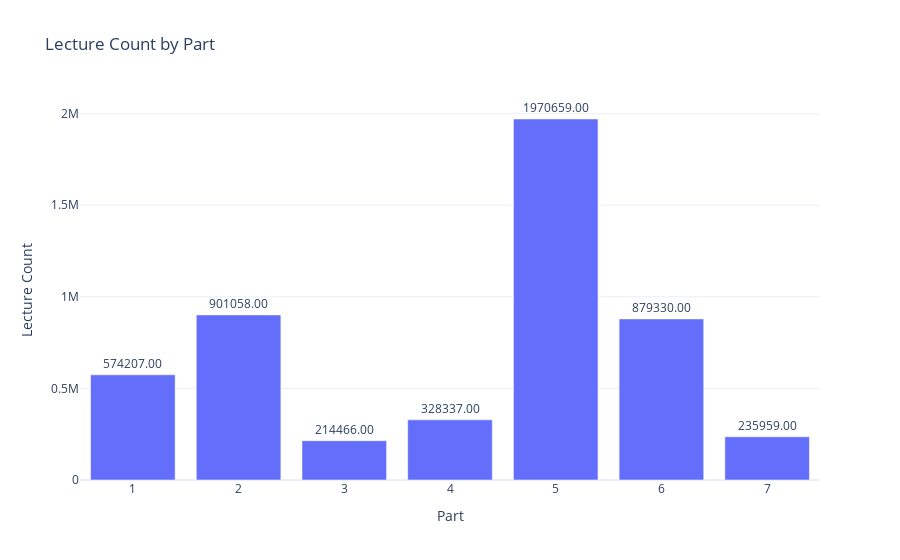

Notebook code cell kept with this figure:
### Markdown cell above
Analysis 3: Correct Answer Rate by Lecture Part

### Code cell
part_lecture_count = lectures_train_merged['part'].value_counts().reset_index()
part_lecture_count.columns = ['part', 'lecture_count']

fig3 = px.bar(
    part_lecture_count,
    x='part',
    y='lecture_count',
    title='Lecture Count by Part',
    labels={'part': 'Part', 'lecture_count': 'Lecture Count'},
    text='lecture_count'
)
fig3.update_traces(texttemplate='%{text:.2f}', textposition='outside')
fig3.show()

### Figure 1 — Plotly figure (JSON) as saved in the notebook; plotly's stock layout.template omitted (floating-point values rounded to 4 significant figures)
{"data": [{"alignmentgroup": "True", "hovertemplate": "Part=%{x}<br>Lecture Count=%{text}<extra></extra>", "legendgroup": "", "marker": {"color": "#636efa", "pattern": {"shape": ""}}, "name": "", "offsetgroup": "", "orientation": "v", "showlegend": false, "text": [1970659, 901058, 879330, 574207, 328337, 235959, 214466], "textposition": "outside", "texttemplate": "%{text:.2f}", "type": "bar", "x": [5, 2, 6, 1, 4, 7, 3], "xaxis": "x", "y": [1970659, 901058, 879330, 574207, 328337, 235959, 214466], "yaxis": "y"}], "layout": {"barmode": "relative", "legend": {"tracegroupgap": 0}, "title": {"text": "Lecture Count by Part"}, "xaxis": {"anchor": "y", "domain": [0, 1], "title": {"text": "Part"}}, "yaxis": {"anchor": "x", "domain": [0, 1], "title": {"text": "Lecture Count"}}}}
